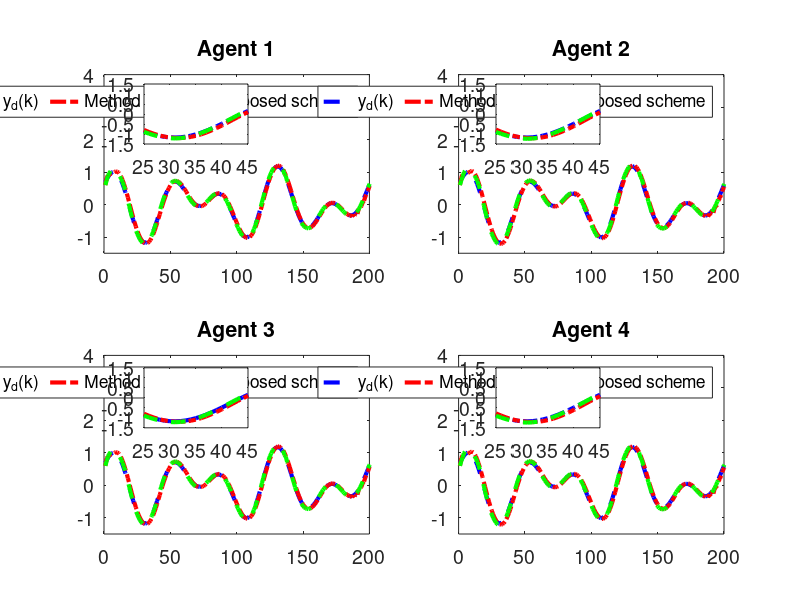

Write the MATLAB code that produced this figure.
clc; clear;

% Common Parameters
rho = 7.5;            % Gain for control response
eta = 1;              % Adaptive update speed
lamda = 350;          % Model-free parameter
mu = 0.005;           % Adaptive parameter
epsilon = 1e-5;       % Stability threshold
alpha = 15;           % Smoothing factor for error dynamics
T = 0.1;              % Sampling time
m = 200;              % Time steps
rT = 1024;            % Sample rate
font_size = 14;

% Method 1 (MFAC + SMC) Parameters
gamma1_m1 = 0.45;     % Control gains
gamma2_m1 = 0.25;
gamma3_m1 = 0.45;
gamma4_m1 = 0.25;
beta_m1 = 10;         % Sliding mode coefficient
sigma_m1 = 95;        % Sliding mode parameter
tau_m1 = 1e-5;        % Damping term
n_m1 = 600;           % Data size for Method 1
a_m1 = 0.5;           % Plant parameter
ff_gain_m1 = 0.45;    % Feedforward gain

% Method 2 (MFAC only) Parameters
gamma1_m2 = 0;        % Disable SMC
gamma2_m2 = 0;
gamma3_m2 = 0;
gamma4_m2 = 0;
n_m2 = 1024;          % Data size for Method 2
a_m2 = 0.705;           % Plant parameter
ff_gain_m2 = 0.35;     % Feedforward gain

% Nonlinearity coefficients (same for both methods)
nonlinearity1 = 0.02;
nonlinearity2 = 0.02;
nonlinearity3 = 0.02;
nonlinearity4 = 0.02;

% Initialization for both methods
phi1_m1 = zeros(m+1,1); phi2_m1 = zeros(m+1,1); phi3_m1 = zeros(m+1,1); phi4_m1 = zeros(m+1,1);
mfa1_m1 = zeros(m+1,1); mfa2_m1 = zeros(m+1,1); mfa3_m1 = zeros(m+1,1); mfa4_m1 = zeros(m+1,1);
sm1_m1 = zeros(m,1); sm2_m1 = zeros(m,1); sm3_m1 = zeros(m,1); sm4_m1 = zeros(m,1);
y1_m1 = zeros(m+1,1); y2_m1 = zeros(m+1,1); y3_m1 = zeros(m+1,1); y4_m1 = zeros(m+1,1);
u1_m1 = zeros(m,1); u2_m1 = zeros(m,1); u3_m1 = zeros(m,1); u4_m1 = zeros(m,1);
xi1_m1 = zeros(m,1); xi2_m1 = zeros(m,1); xi3_m1 = zeros(m,1); xi4_m1 = zeros(m,1);
s1_m1 = zeros(m,1); s2_m1 = zeros(m,1); s3_m1 = zeros(m,1); s4_m1 = zeros(m,1);

phi1_m2 = zeros(m+1,1); phi2_m2 = zeros(m+1,1); phi3_m2 = zeros(m+1,1); phi4_m2 = zeros(m+1,1);
mfa1_m2 = zeros(m+1,1); mfa2_m2 = zeros(m+1,1); mfa3_m2 = zeros(m+1,1); mfa4_m2 = zeros(m+1,1);
y1_m2 = zeros(m+1,1); y2_m2 = zeros(m+1,1); y3_m2 = zeros(m+1,1); y4_m2 = zeros(m+1,1);
u1_m2 = zeros(m,1); u2_m2 = zeros(m,1); u3_m2 = zeros(m,1); u4_m2 = zeros(m,1);
xi1_m2 = zeros(m,1); xi2_m2 = zeros(m,1); xi3_m2 = zeros(m,1); xi4_m2 = zeros(m,1);

yd = zeros(m+1,1);

% Desired signal (Reference trajectory)
for k = 1:m+1
    yd(k) = 0.6 * sin(0.05 * pi * k) + 0.6 * cos(0.03 * pi * k);
    % yd(k) = 0.6; % Time-invariant constant reference signalx
end

% Method 1 (MFAC + SMC) Simulation
for k = 1:m
    % Adaptive Gain update
    if k == 1
        phi1_m1(k) = 4.0; phi2_m1(k) = 4.0; phi3_m1(k) = 4.0; phi4_m1(k) = 4.0;
    elseif k == 2
        phi1_m1(k) = phi1_m1(k-1) + (eta * u1_m1(k-1) / (mu + u1_m1(k-1)^2)) * (y1_m1(k) - phi1_m1(k-1)*u1_m1(k-1));
        phi2_m1(k) = phi2_m1(k-1) + (eta * u2_m1(k-1) / (mu + u2_m1(k-1)^2)) * (y2_m1(k) - phi2_m1(k-1)*u2_m1(k-1));
        phi3_m1(k) = phi3_m1(k-1) + (eta * u3_m1(k-1) / (mu + u3_m1(k-1)^2)) * (y3_m1(k) - phi3_m1(k-1)*u3_m1(k-1));
        phi4_m1(k) = phi4_m1(k-1) + (eta * u4_m1(k-1) / (mu + u4_m1(k-1)^2)) * (y4_m1(k) - phi4_m1(k-1)*u4_m1(k-1));
    else
        phi1_m1(k) = phi1_m1(k-1) + (eta * (u1_m1(k-1) - u1_m1(k-2)) / (mu + (u1_m1(k-1) - u1_m1(k-2))^2)) * (y1_m1(k) - y1_m1(k-1) - phi1_m1(k-1) * (u1_m1(k-1) - u1_m1(k-2)));
        phi2_m1(k) = phi2_m1(k-1) + (eta * (u2_m1(k-1) - u2_m1(k-2)) / (mu + (u2_m1(k-1) - u2_m1(k-2))^2)) * (y2_m1(k) - y2_m1(k-1) - phi2_m1(k-1) * (u2_m1(k-1) - u2_m1(k-2)));
        phi3_m1(k) = phi3_m1(k-1) + (eta * (u3_m1(k-1) - u3_m1(k-2)) / (mu + (u3_m1(k-1) - u3_m1(k-2))^2)) * (y3_m1(k) - y3_m1(k-1) - phi3_m1(k-1) * (u3_m1(k-1) - u3_m1(k-2)));
        phi4_m1(k) = phi4_m1(k-1) + (eta * (u4_m1(k-1) - u4_m1(k-2)) / (mu + (u4_m1(k-1) - u4_m1(k-2))^2)) * (y4_m1(k) - y4_m1(k-1) - phi4_m1(k-1) * (u4_m1(k-1) - u4_m1(k-2)));
    end

    % Stability protection
    if k > 2 && (abs(phi1_m1(k)) <= epsilon || abs(u1_m1(k-1) - u1_m1(k-2)) <= epsilon || sign(phi1_m1(k)) ~= sign(phi1_m1(1)))
        phi1_m1(k) = phi1_m1(1);
    end
    if k > 2 && (abs(phi2_m1(k)) <= epsilon || abs(u2_m1(k-1) - u2_m1(k-2)) <= epsilon || sign(phi2_m1(k)) ~= sign(phi2_m1(1)))
        phi2_m1(k) = phi2_m1(1);
    end
    if k > 2 && (abs(phi3_m1(k)) <= epsilon || abs(u3_m1(k-1) - u3_m1(k-2)) <= epsilon || sign(phi3_m1(k)) ~= sign(phi3_m1(1)))
        phi3_m1(k) = phi3_m1(1);
    end
    if k > 2 && (abs(phi4_m1(k)) <= epsilon || abs(u4_m1(k-1) - u4_m1(k-2)) <= epsilon || sign(phi4_m1(k)) ~= sign(phi4_m1(1)))
        phi4_m1(k) = phi4_m1(1);
    end

    % Error dynamics
    xi1_m1(k) = yd(k) - 2*y1_m1(k) + y4_m1(k);
    xi2_m1(k) = y1_m1(k) - 2*y2_m1(k) + y3_m1(k);
    xi3_m1(k) = y2_m1(k) + yd(k) - 2*y3_m1(k);
    xi4_m1(k) = y1_m1(k) + y3_m1(k) - 2*y4_m1(k);

    % Sliding surfaces
    if k == 1
        s1_m1(k) = 0; s2_m1(k) = 0; s3_m1(k) = 0; s4_m1(k) = 0;
    else
        s1_m1(k) = alpha * xi1_m1(k) - xi1_m1(k-1);
        s2_m1(k) = alpha * xi2_m1(k) - xi2_m1(k-1);
        s3_m1(k) = alpha * xi3_m1(k) - xi3_m1(k-1);
        s4_m1(k) = alpha * xi4_m1(k) - xi4_m1(k-1);
    end

    % MFAC updates
    if k == 1
        mfa1_m1(k) = 0; mfa2_m1(k) = 0; mfa3_m1(k) = 0; mfa4_m1(k) = 0;
    else
        mfa1_m1(k) = mfa1_m1(k-1) + (rho * phi1_m1(k)) / (lamda + abs(phi1_m1(k)^2)) * xi1_m1(k);
        mfa2_m1(k) = mfa2_m1(k-1) + (rho * phi2_m1(k)) / (lamda + abs(phi2_m1(k)^2)) * xi2_m1(k);
        mfa3_m1(k) = mfa3_m1(k-1) + (rho * phi3_m1(k)) / (lamda + abs(phi3_m1(k)^2)) * xi3_m1(k);
        mfa4_m1(k) = mfa4_m1(k-1) + (rho * phi4_m1(k)) / (lamda + abs(phi4_m1(k)^2)) * xi4_m1(k);
    end

    % SMC updates
    if k == 1
        sm1_m1(k) = 0; sm2_m1(k) = 0; sm3_m1(k) = 0; sm4_m1(k) = 0;
    else
        sm1_m1(k) = sm1_m1(k-1) + (beta_m1 * phi1_m1(k)) / (sigma_m1 + (phi1_m1(k))^2) * ...
            ( (xi1_m1(k) + (y4_m1(k) - y4_m1(k-1)) + (yd(k+1) - yd(k))) / (1 + 1) ...
            - (xi1_m1(k)) / (alpha * 2) + tau_m1 * sign(s1_m1(k)) );
        sm2_m1(k) = sm2_m1(k-1) + (beta_m1 * phi2_m1(k)) / (sigma_m1 + (phi2_m1(k))^2) * ...
            ( (xi2_m1(k) + (y1_m1(k) - y1_m1(k-1)) + (y3_m1(k) - y3_m1(k-1))) / (1 + 1) ...
            - (xi2_m1(k)) / (alpha * 2) + tau_m1 * sign(s2_m1(k)) );
        sm3_m1(k) = sm3_m1(k-1) + (beta_m1 * phi3_m1(k)) / (sigma_m1 + (phi3_m1(k))^2) * ...
            ( (xi3_m1(k) + (y2_m1(k) - y2_m1(k-1)) + (yd(k+1) - yd(k))) / (1 + 1) ...
            - (xi3_m1(k)) / (alpha * 2) + tau_m1 * sign(s3_m1(k)) );
        sm4_m1(k) = sm4_m1(k-1) + (beta_m1 * phi4_m1(k)) / (sigma_m1 + (phi4_m1(k))^2) * ...
            ( (xi4_m1(k) + (y1_m1(k) - y1_m1(k-1)) + (y3_m1(k) - y3_m1(k-1))) / (1 + 1) ...
            - (xi4_m1(k)) / (alpha * 2) + tau_m1 * sign(s4_m1(k)) );
    end

    % Control signal
    if k == 1
        u1_m1(k) = 0; u2_m1(k) = 0; u3_m1(k) = 0; u4_m1(k) = 0;
    else
        u1_m1(k) = mfa1_m1(k) + gamma1_m1 * sm1_m1(k);
        u2_m1(k) = mfa2_m1(k) + gamma2_m1 * sm2_m1(k);
        u3_m1(k) = mfa3_m1(k) + gamma3_m1 * sm3_m1(k);
        u4_m1(k) = mfa4_m1(k) + gamma4_m1 * sm4_m1(k);
    end
    if k == 1
        y1_m1(k) = 0.6; y2_m1(k) = 0.6; y3_m1(k) = 0.6; y4_m1(k) = 0.6;
    end

    % Plant model update
    b1_m1 = 1.2 * n_m1 / (rT * 0.2);
    b2_m1 = 1.15 * n_m1 / (rT * 0.2);
    b3_m1 = 1.2 * n_m1 / (rT * 0.2);
    b4_m1 = 1.15 * n_m1 / (rT * 0.2);
    y1_m1(k+1) = a_m1 * y1_m1(k) + b1_m1 * u1_m1(k) - nonlinearity1 * y1_m1(k)^3 + ff_gain_m1;
    y2_m1(k+1) = a_m1 * y2_m1(k) + b2_m1 * u2_m1(k) - nonlinearity2 * y2_m1(k)^2 + ff_gain_m1;
    y3_m1(k+1) = a_m1 * y3_m1(k) + b3_m1 * u3_m1(k) - nonlinearity3 * y3_m1(k)^3 + ff_gain_m1;
    y4_m1(k+1) = a_m1 * y4_m1(k) + b4_m1 * u4_m1(k) - nonlinearity4 * y4_m1(k)^2 + ff_gain_m1;
end

% Method 2 (MFAC only) Simulation
for k = 1:m
    % Adaptive Gain update
    if k == 1
        phi1_m2(k) = 4.0; phi2_m2(k) = 4.0; phi3_m2(k) = 4.0; phi4_m2(k) = 4.0;
    elseif k == 2
        phi1_m2(k) = phi1_m2(k-1) + (eta * u1_m2(k-1) / (mu + u1_m2(k-1)^2)) * (y1_m2(k) - phi1_m2(k-1)*u1_m2(k-1));
        phi2_m2(k) = phi2_m2(k-1) + (eta * u2_m2(k-1) / (mu + u2_m2(k-1)^2)) * (y2_m2(k) - phi2_m2(k-1)*u2_m2(k-1));
        phi3_m2(k) = phi3_m2(k-1) + (eta * u3_m2(k-1) / (mu + u3_m2(k-1)^2)) * (y3_m2(k) - phi3_m2(k-1)*u3_m2(k-1));
        phi4_m2(k) = phi4_m2(k-1) + (eta * u4_m2(k-1) / (mu + u4_m2(k-1)^2)) * (y4_m2(k) - phi4_m2(k-1)*u4_m2(k-1));
    else
        phi1_m2(k) = phi1_m2(k-1) + (eta * (u1_m2(k-1) - u1_m2(k-2)) / (mu + (u1_m2(k-1) - u1_m2(k-2))^2)) * (y1_m2(k) - y1_m2(k-1) - phi1_m2(k-1) * (u1_m2(k-1) - u1_m2(k-2)));
        phi2_m2(k) = phi2_m2(k-1) + (eta * (u2_m2(k-1) - u2_m2(k-2)) / (mu + (u2_m2(k-1) - u2_m2(k-2))^2)) * (y2_m2(k) - y2_m2(k-1) - phi2_m2(k-1) * (u2_m2(k-1) - u2_m2(k-2)));
        phi3_m2(k) = phi3_m2(k-1) + (eta * (u3_m2(k-1) - u3_m2(k-2)) / (mu + (u3_m2(k-1) - u3_m2(k-2))^2)) * (y3_m2(k) - y3_m2(k-1) - phi3_m2(k-1) * (u3_m2(k-1) - u3_m2(k-2)));
        phi4_m2(k) = phi4_m2(k-1) + (eta * (u4_m2(k-1) - u4_m2(k-2)) / (mu + (u4_m2(k-1) - u4_m2(k-2))^2)) * (y4_m2(k) - y4_m2(k-1) - phi4_m2(k-1) * (u4_m2(k-1) - u4_m2(k-2)));
    end

    % Stability protection
    if k > 2 && (abs(phi1_m2(k)) <= epsilon || abs(u1_m2(k-1) - u1_m2(k-2)) <= epsilon || sign(phi1_m2(k)) ~= sign(phi1_m2(1)))
        phi1_m2(k) = phi1_m2(1);
    end
    if k > 2 && (abs(phi2_m2(k)) <= epsilon || abs(u2_m2(k-1) - u2_m2(k-2)) <= epsilon || sign(phi2_m2(k)) ~= sign(phi2_m2(1)))
        phi2_m2(k) = phi2_m2(1);
    end
    if k > 2 && (abs(phi3_m2(k)) <= epsilon || abs(u3_m2(k-1) - u3_m2(k-2)) <= epsilon || sign(phi3_m2(k)) ~= sign(phi3_m2(1)))
        phi3_m2(k) = phi3_m2(1);
    end
    if k > 2 && (abs(phi4_m2(k)) <= epsilon || abs(u4_m2(k-1) - u4_m2(k-2)) <= epsilon || sign(phi4_m2(k)) ~= sign(phi4_m2(1)))
        phi4_m2(k) = phi4_m2(1);
    end

    % Error dynamics
    xi1_m2(k) = yd(k) - 2*y1_m2(k) + y4_m2(k);
    xi2_m2(k) = y1_m2(k) - 2*y2_m2(k) + y3_m2(k);
    xi3_m2(k) = y2_m2(k) + yd(k) - 2*y3_m2(k);
    xi4_m2(k) = y1_m2(k) + y3_m2(k) - 2*y4_m2(k);

    % MFAC updates
    if k == 1
        mfa1_m2(k) = 0; mfa2_m2(k) = 0; mfa3_m2(k) = 0; mfa4_m2(k) = 0;
    else
        mfa1_m2(k) = mfa1_m2(k-1) + (rho * phi1_m2(k)) / (lamda + abs(phi1_m2(k)^2)) * xi1_m2(k);
        mfa2_m2(k) = mfa2_m2(k-1) + (rho * phi2_m2(k)) / (lamda + abs(phi2_m2(k)^2)) * xi2_m2(k);
        mfa3_m2(k) = mfa3_m2(k-1) + (rho * phi3_m2(k)) / (lamda + abs(phi3_m2(k)^2)) * xi3_m2(k);
        mfa4_m2(k) = mfa4_m2(k-1) + (rho * phi4_m2(k)) / (lamda + abs(phi4_m2(k)^2)) * xi4_m2(k);
    end

    % Control signal
    if k == 1
        u1_m2(k) = 0.01; u2_m2(k) = 0.01; u3_m2(k) = 0.01; u4_m2(k) = 0.01;
    else
        u1_m2(k) = mfa1_m2(k);
        u2_m2(k) = mfa2_m2(k);
        u3_m2(k) = mfa3_m2(k);
        u4_m2(k) = mfa4_m2(k);
    end
    if k == 1
        y1_m2(k) = 0.6; y2_m2(k) = 0.6; y3_m2(k) = 0.6; y4_m2(k) = 0.6;
    end

    % Plant model update
    b1_m2 = 1.2 * n_m2 / (rT * 0.2);
    b2_m2 = 1.2 * n_m2 / (rT * 0.2);
    b3_m2 = 1.2 * n_m2 / (rT * 0.2);
    b4_m2 = 1.2 * n_m2 / (rT * 0.2);
    y1_m2(k+1) = a_m2 * y1_m2(k) + b1_m2 * u1_m2(k) - nonlinearity1 * y1_m2(k)^3 + ff_gain_m2;
    y2_m2(k+1) = a_m2 * y2_m2(k) + b2_m2 * u2_m2(k) - nonlinearity2 * y2_m2(k)^3 + ff_gain_m2;
    y3_m2(k+1) = a_m2 * y3_m2(k) + b3_m2 * u3_m2(k) - nonlinearity3 * y3_m2(k)^3 + ff_gain_m2;
    y4_m2(k+1) = a_m2 * y4_m2(k) + b4_m2 * u4_m2(k) - nonlinearity4 * y4_m2(k)^3 + ff_gain_m2;
end

% Calculate MSE for both methods
mse_xi1_m1 = mean(xi1_m1.^2); mse_xi2_m1 = mean(xi2_m1.^2);
mse_xi3_m1 = mean(xi3_m1.^2); mse_xi4_m1 = mean(xi4_m1.^2);
mse_xi1_m2 = mean(xi1_m2.^2); mse_xi2_m2 = mean(xi2_m2.^2);
mse_xi3_m2 = mean(xi3_m2.^2); mse_xi4_m2 = mean(xi4_m2.^2);

% Print MSE values
fprintf('Method 1 (MFAC + SMC) MSE:\n');
fprintf('xi1: %.10e\n', mse_xi1_m1);
fprintf('xi2: %.10e\n', mse_xi2_m1);
fprintf('xi3: %.10e\n', mse_xi3_m1);
fprintf('xi4: %.10e\n\n', mse_xi4_m1);
fprintf('Method 2 (MFAC only) MSE:\n');
fprintf('xi1: %.10e\n', mse_xi1_m2);
fprintf('xi2: %.10e\n', mse_xi2_m2);
fprintf('xi3: %.10e\n', mse_xi3_m2);
fprintf('xi4: %.10e\n\n', mse_xi4_m2);

% Time vector
t = 1:m+1; t_err = 1:m;

% Plot outputs (y1, y2, y3, y4) for both methods
figure('Position', [100, 100, 1450, 800]);
% zoom_x_start = 90.2; % Start of zoomed x-range
% zoom_x_end = 96.5; % End of zoomed x-range

zoom_x_start = 25; % Start of zoomed x-range
zoom_x_end = 45; % End of zoomed x-range
for i = 1:4
    subplot(2, 2, i);
    plot(t, yd, '--b', 'LineWidth', 3); hold on;
    if i == 1
        plot(t, y1_m2, '-.r', 'LineWidth', 3);
        plot(t, y1_m1, '--g', 'LineWidth', 3);
        
        title('Agent 1'); grid off;
        legend('y_d(k)',  'Method [1]','Proposed scheme','orientation', 'horizontal');
        set(gca, 'FontSize', font_size);
        xlim([0 m]); % X-axis starts from 0
        ylim([-1.5 4]); % Y-axis limits for Agent 1


        axes('Position', [0.18,0.76,0.13,0.10]);
        box on; hold on;
        plot(t, yd, '-.b', 'LineWidth', 3)
        plot(t, y1_m2, '-.r', 'LineWidth', 3);
        plot(t, y1_m1, '--g', 'LineWidth', 3);
        xlim([zoom_x_start zoom_x_end]);
        % yticks([-0.4,0,0.2]);
        set(gca, 'FontSize', font_size);

        
        
    elseif i == 2
        plot(t, y2_m2, '-.r', 'LineWidth', 3);
        plot(t, y2_m1, '--g', 'LineWidth', 3);


        title('Agent 2'); grid off;
        legend('y_d(k)',  'Method [1]','Proposed scheme','orientation', 'horizontal');
        set(gca, 'FontSize', font_size);
        xlim([0 m]); % X-axis starts from 0
        ylim([-1.5 4]); % Y-axis limits for Agent 1

        axes('Position', [0.62,0.76,0.13,0.10]);
        box on; hold on;
        plot(t, yd, '-.b', 'LineWidth', 3)
        plot(t, y2_m2, '-.r', 'LineWidth', 3);
        plot(t, y2_m1, '--g', 'LineWidth', 3);
        xlim([zoom_x_start zoom_x_end]);
        % yticks([-0.4,0,0.2]);
        set(gca, 'FontSize', font_size);
    elseif i == 3
        plot(t, y3_m2, '-.r', 'LineWidth', 3);
        plot(t, y3_m1, '--g', 'LineWidth', 3);

        title('Agent 3'); grid off;
        legend('y_d(k)',  'Method [1]','Proposed scheme','orientation', 'horizontal');
        set(gca, 'FontSize', font_size);
        xlim([0 m]); % X-axis starts from 0
        ylim([-1.5 4]); % Y-axis limits for Agent 1

        axes('Position', [0.18,0.287,0.13,0.10]);
        box on; hold on;
        plot(t, yd, '-b', 'LineWidth', 3)
        plot(t, y3_m2, '-.r', 'LineWidth', 3);
        plot(t, y3_m1, '--g', 'LineWidth', 3);
        xlim([zoom_x_start zoom_x_end]);
        % yticks([-0.4,0,0.2]);
        set(gca, 'FontSize', font_size);
    else
        plot(t, y4_m2, '-.r', 'LineWidth', 3);
        plot(t, y4_m1, '--g', 'LineWidth', 3);

        title('Agent 4'); grid off;
        legend('y_d(k)',  'Method [1]','Proposed scheme','orientation', 'horizontal');
        set(gca, 'FontSize', font_size);
        xlim([0 m]); % X-axis starts from 0
        ylim([-1.5 4]); % Y-axis limits for Agent 1

        axes('Position', [0.62,0.287,0.13,0.10]);
        box on; hold on;
        plot(t, yd, '-.b', 'LineWidth', 3)
        plot(t, y4_m2, '-.r', 'LineWidth', 3);
        plot(t, y4_m1, '--g', 'LineWidth', 3);
        xlim([zoom_x_start zoom_x_end]);
        % yticks([-0.4,0,0.2]);
        set(gca, 'FontSize', font_size);
    end
    % grid off;
    % legend('y_d(k)',  'y (MFAC only)','y (MFAC + SMC)', 'Orientation', 'horizontal');
    % set(gca, 'FontSize', font_size);

end

% Plot error dynamics (xi1, xi2, xi3, xi4) for both methods
% figure('Position', [100, 100, 1500, 750]);
% for i = 1:4
%     subplot(2, 2, i);
%     if i == 1
%         plot(t_err, xi1_m1, '-.g', 'LineWidth', 2.5); hold on;
%         plot(t_err, xi1_m2, '-b', 'LineWidth', 2.5);
%         title('Error Dynamics \xi_1(k)');
%     elseif i == 2
%         plot(t_err, xi2_m1, '-.g', 'LineWidth', 2.5); hold on;
%         plot(t_err, xi2_m2, '-b', 'LineWidth', 2.5);
%         title('Error Dynamics \xi_2(k)');
%     elseif i == 3
%         plot(t_err, xi3_m1, '-.g', 'LineWidth', 2.5); hold on;
%         plot(t_err, xi3_m2, '-b', 'LineWidth', 2.5);
%         title('Error Dynamics \xi_3(k)');
%     else
%         plot(t_err, xi4_m1, '-.g', 'LineWidth', 2.5); hold on;
%         plot(t_err, xi4_m2, '-b', 'LineWidth', 2.5);
%         title('Error Dynamics \xi_4(k)');
%     end
%     grid off;
%     legend('\xi (MFAC + SMC)', '\xi (MFAC only)', 'Orientation', 'horizontal');
%     set(gca, 'FontSize', font_size);
%     xlim([0 m]);
%     ylim([-2 5]);
% end
